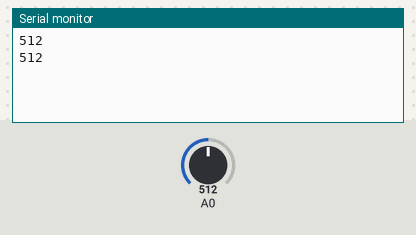
Simulated run of this sketch. Board: Arduino Uno, built with avr-gcc and run on an emulated ATmega328P. On the bench: the last lines printed to the serial monitor. Inputs (shaded band) come from the test bench; at power-on: A0 = 512.

Above: at 1.8 s.
1.9 s: A0 set to 716
At 2.8 s:
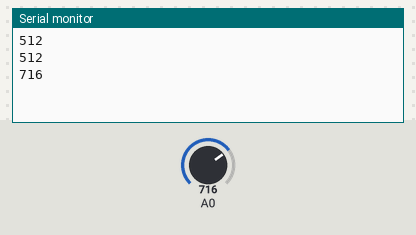
3.4 s: A0 set to 900
At 4.5 s:
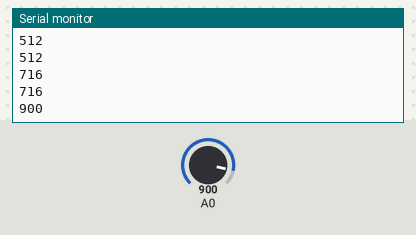
Timing chart, 0 to 6.4 s (numbered marks = the images above; inputs shaded):
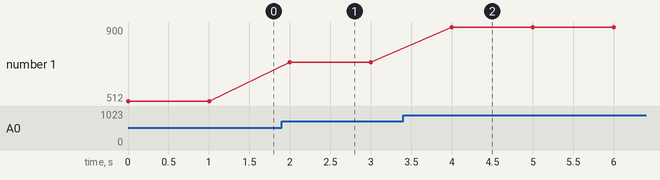

The sketch:

4-lendo-uma-entrada-analogica.ino
```cpp
unsigned int valorLido; // Declaração de variável.

void setup(){ // Esta função "setup" roda uma vez quando a placa e ligada ou resetada.
  Serial.begin(9600); // Inicia porta serial e define a velocidade de transmissão.
}

void loop(){  // Função que se repete infinitamente quando a placa é ligada.
  valorLido = analogRead(A0); // Atribui a variável o valor lido do pino passado por parâmetro.
  Serial.println(valorLido); // Imprime no monitor serial o valor lido.
  delay(1000); // Espera um segundo.
}
```

Measured:
- after the input at 1.9 s, the serial monitor: prints a new line after 0.10 s (image 1)
- after the input at 3.4 s, the serial monitor: prints a new line after 0.60 s (image 2)
- plotted number 1: 512 → 716 after the input at 1.9 s, 716 → 900 after the input at 3.4 s
